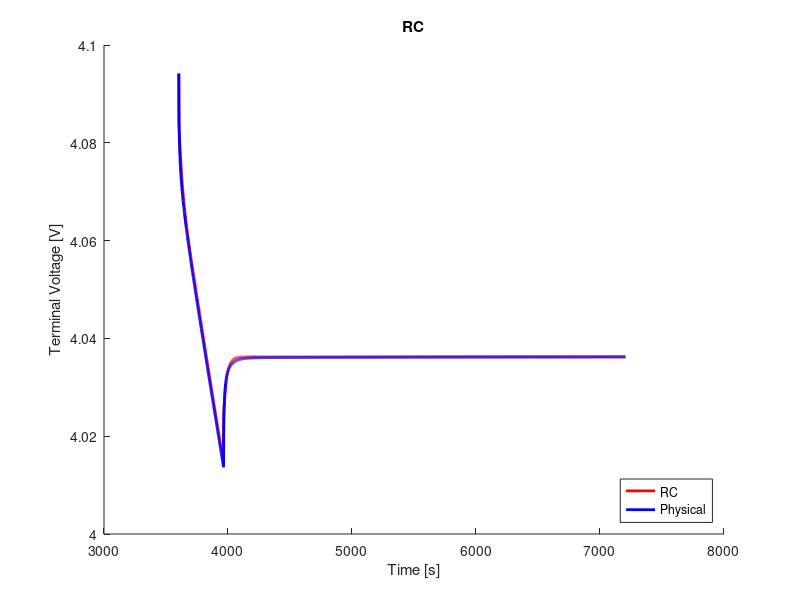

This chart was generated by the following MATLAB code:
clear;
clc;
close all;

%% load data
load('ocv_final.mat');
time_ocv = time;
load('pulse_1_c_1.mat');
load('rc1_cf_params.mat');

%% voltage limitations
v_max = 4.4;                                    % cut-over voltage
v_min = 3.0;                                    % cut-off voltage

%% resample ocv and soc
t1 = time_ocv(1);
t2 = time_ocv(end);
dt = 1;                                         % sample time
t = (t1:dt:t2) - t1;

ocv = interp1(time_ocv, ocv, t1:dt:t2);
soc = interp1(time_ocv, soc, t1:dt:t2);

s = length(time);

%% variables
Q = 16.8;
eta = 1.0;                                  % coulombic efficiency

n = 1;                                      % number of rc links
i_r = zeros(n, 1);
v_c = zeros(n, 1);
flag = 1;

%% compute soc
ind_init = interp1(soc, 1:length(soc), 0.9033, 'nearest');
v_t(1) = ocv(ind_init);
z0 = soc(ind_init);
z = z0 - dt/(Q*3600)*eta*cumsum(I(1:end));

% manual fit
p = 2;
r0 = r0_cf(p)*1.5;
r1 = r1_cf(p);
% r2 = r2_cf(p);
% r3 = r3_cf(p);
c1 = c1_cf(p);
% c2 = c2_cf(p);
% c3 = c3_cf(p);

r = [r1];
c = [c1];

%% compute terminal voltage
for j = 1:n
    f(j) = exp(-dt/(r(j)*c(j)));
end
for k = 1:s-1
    if flag == 1
        i_r(:, k+1) = diag(f)*i_r(:, k) + (1-f')*I(k);
        v_c(:, k) = i_r(:, k).*r;
        ind = interp1(soc, 1:length(soc), z(k), 'nearest');
        v_t(k+1) = ocv(ind) - sum(v_c(:, k)) - I(k).*r0;
        if v_t(k) < v_min
            fprintf('Reached lower voltage limit.');
            flag = 0;
        end
        if v_t(k) > v_max
            fprintf('Reached upper voltage limit.');
            flag = 0;
        end 
    end
end

%% compute rms error
v_t = reshape(v_t, size(V_batt_time));
rmse = 1000*sqrt(mean((V_batt_time - v_t).^2))     % [mV]

%% plot
figure(1);
hold on;
plot(time, v_t, 'r', 'LineWidth', 2)
hold on;
plot(time, V_batt_time, 'b', 'LineWidth', 2)
xlabel('Time [s]')
ylabel('Terminal Voltage [V]')
title('RC')
legend('RC', 'Physical', 'location', 'southeast')
